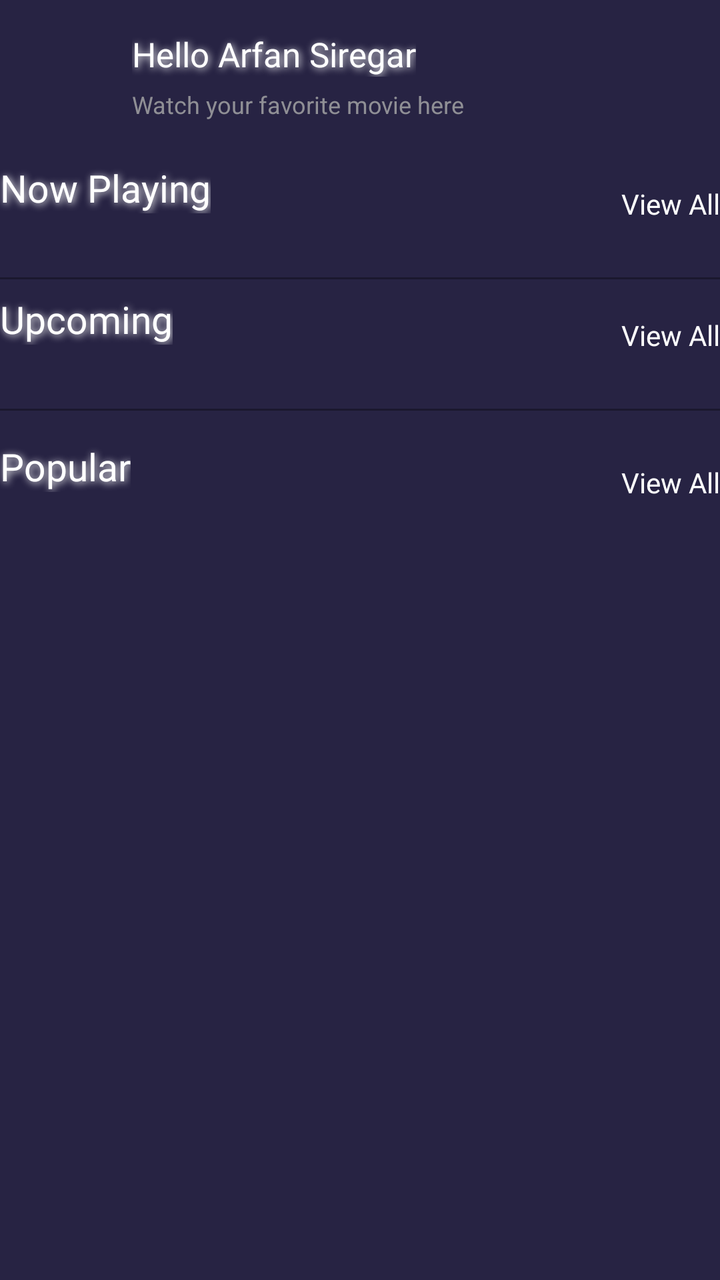
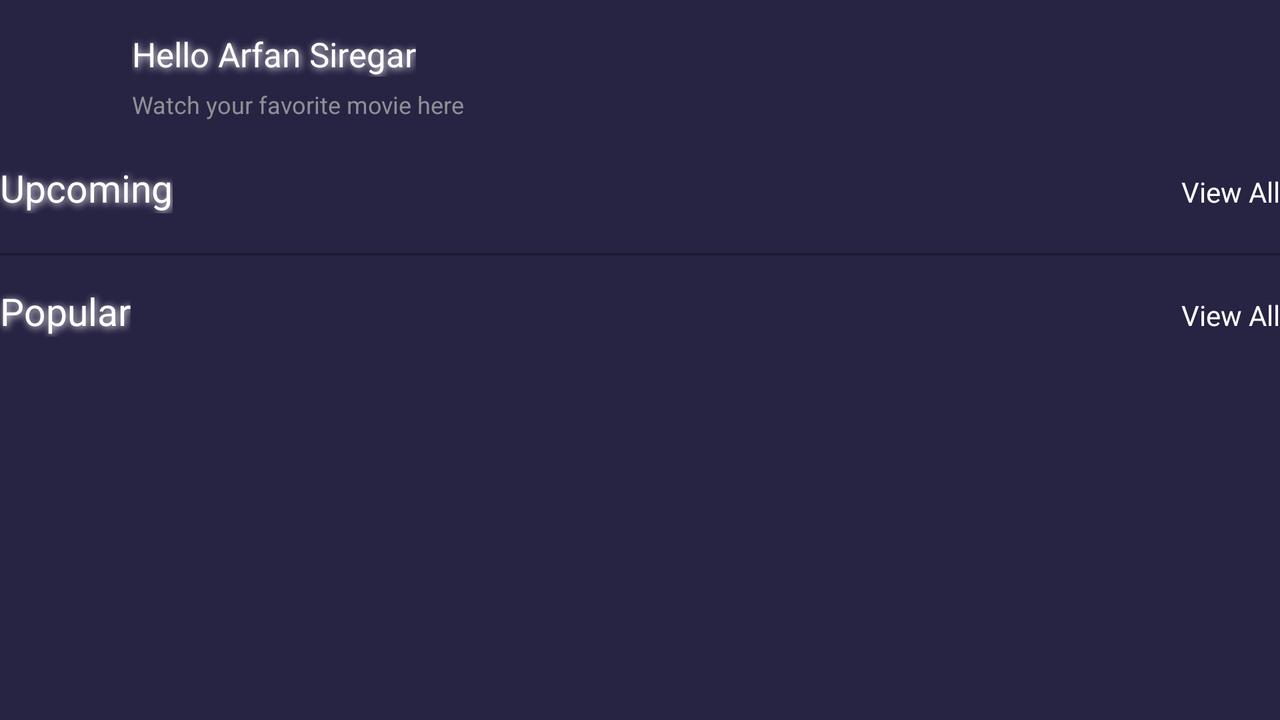

An Android layout and its configuration variant, each rendered on a device that would load it. The default file and the variant file are quoted in full after the pictures.
<!-- AndroidManifest.xml: activity theme Theme.KreditPlusAndroidAssessment.NoActionBar -->
<!-- res/layout/fragment_home.xml -->
<?xml version="1.0" encoding="utf-8"?>
<androidx.constraintlayout.widget.ConstraintLayout xmlns:android="http://schemas.android.com/apk/res/android"
    xmlns:tools="http://schemas.android.com/tools"
    android:layout_width="match_parent"
    android:layout_height="match_parent"
    android:background="@color/dark"
    xmlns:app="http://schemas.android.com/apk/res-auto"
    tools:context=".presentation.home.ui.home.fragment.HomeFragment">

    <com.google.android.material.imageview.ShapeableImageView
        android:id="@+id/iv_profile"
        android:layout_width="42dp"
        android:layout_height="42dp"
        android:layout_marginStart="8dp"
        android:scaleType="centerCrop"
        app:layout_constraintBottom_toTopOf="@+id/guideline3"
        app:layout_constraintStart_toStartOf="parent"
        app:layout_constraintTop_toTopOf="parent"
        app:shapeAppearanceOverlay="@style/circle_rounded"
        app:srcCompat="@drawable/iv_user"
        app:strokeColor="@color/white"
        app:strokeWidth="@null" />

    <TextView
        android:id="@+id/tv_Title"
        android:layout_width="wrap_content"
        android:layout_height="wrap_content"
        android:layout_marginStart="16dp"
        android:fontFamily="@font/source_sans_pro_bold"
        android:shadowColor="@color/white"
        android:shadowDx="2"
        android:shadowDy="2"
        android:shadowRadius="9"
        android:text="Hello Arfan Siregar"
        android:textColor="@color/white"
        android:textSize="17sp"
        app:layout_constraintStart_toEndOf="@+id/iv_profile"
        app:layout_constraintTop_toTopOf="@+id/iv_profile" />

    <TextView
        android:id="@+id/tv_subtitle"
        android:layout_width="wrap_content"
        android:layout_height="wrap_content"
        android:layout_marginTop="8dp"
        android:alpha="0.8"
        android:text="Watch your favorite movie here"
        android:textColor="@android:color/darker_gray"
        android:textSize="12sp"
        app:layout_constraintBottom_toBottomOf="@+id/iv_profile"
        app:layout_constraintStart_toStartOf="@+id/tv_Title"
        app:layout_constraintTop_toBottomOf="@+id/tv_Title" />

    <ImageView
        android:id="@+id/iv_notification"
        android:layout_width="wrap_content"
        android:layout_height="wrap_content"
        android:layout_marginEnd="24dp"
        app:layout_constraintBottom_toBottomOf="@+id/iv_profile"
        app:layout_constraintEnd_toEndOf="parent"
        app:layout_constraintTop_toTopOf="@+id/iv_profile"
        app:srcCompat="@drawable/ic_notification" />

    <androidx.core.widget.NestedScrollView
        android:layout_width="match_parent"
        android:layout_height="0dp"
        app:layout_constraintBottom_toBottomOf="parent"
        app:layout_constraintEnd_toEndOf="parent"
        app:layout_constraintStart_toStartOf="parent"
        app:layout_constraintTop_toTopOf="@+id/guideline3">

        <androidx.constraintlayout.widget.ConstraintLayout
            android:layout_width="match_parent"
            android:layout_height="match_parent"
            android:paddingBottom="24dp">

            <TextView
                android:id="@+id/tv_now_playing_all"
                android:layout_width="wrap_content"
                android:layout_height="wrap_content"
                android:layout_marginTop="8dp"
                android:fontFamily="@font/source_sans_pro_bold"
                android:shadowColor="@color/white"
                android:shadowDx="2"
                android:shadowDy="2"
                android:shadowRadius="9"
                android:text="Now Playing"
                android:textColor="@color/white"
                android:textSize="19sp"
                app:layout_constraintStart_toStartOf="parent"
                app:layout_constraintTop_toTopOf="parent" />

            <TextView
                android:id="@+id/tv_now_playing_view_all"
                android:layout_width="wrap_content"
                android:layout_height="wrap_content"
                android:fontFamily="@font/source_sans_pro"
                android:text="View All"
                android:textColor="@color/white"
                android:textSize="14dp"
                app:layout_constraintBottom_toTopOf="@+id/rv_now_playing"
                app:layout_constraintEnd_toEndOf="parent"
                app:layout_constraintTop_toTopOf="@+id/tv_now_playing_all" />

            <androidx.recyclerview.widget.RecyclerView
                android:id="@+id/rv_now_playing"
                android:layout_width="match_parent"
                android:layout_height="wrap_content"
                android:layout_marginTop="16dp"
                android:orientation="horizontal"
                app:layoutManager="androidx.recyclerview.widget.LinearLayoutManager"
                app:layout_constraintEnd_toEndOf="parent"
                app:layout_constraintStart_toStartOf="parent"
                app:layout_constraintTop_toBottomOf="@+id/tv_now_playing_all" />

            <View
                android:id="@+id/v_zero"
                android:layout_width="match_parent"
                android:layout_height="1dp"
                android:layout_marginTop="16dp"
                android:alpha="0.3"
                android:background="@color/black"
                app:layout_constraintEnd_toEndOf="parent"
                app:layout_constraintStart_toStartOf="parent"
                app:layout_constraintTop_toBottomOf="@id/rv_now_playing" />

            <TextView
                android:id="@+id/tv_all"
                android:layout_width="wrap_content"
                android:layout_height="wrap_content"
                android:layout_marginTop="8dp"
                android:fontFamily="@font/source_sans_pro_bold"
                android:shadowColor="@color/white"
                android:shadowDx="2"
                android:shadowDy="2"
                android:shadowRadius="9"
                android:text="Upcoming"
                android:textColor="@color/white"
                android:textSize="19sp"
                app:layout_constraintStart_toStartOf="parent"
                app:layout_constraintTop_toTopOf="@+id/v_zero"
                />

            <TextView
                android:id="@+id/tv_upcoming_view_all"
                android:layout_width="wrap_content"
                android:layout_height="wrap_content"
                android:fontFamily="@font/source_sans_pro"
                android:text="View All"
                android:textColor="@color/white"
                android:textSize="14dp"
                app:layout_constraintBottom_toTopOf="@+id/rv_upcoming"
                app:layout_constraintEnd_toEndOf="parent"
                app:layout_constraintTop_toTopOf="@+id/tv_all" />

            <androidx.recyclerview.widget.RecyclerView
                android:id="@+id/rv_upcoming"
                android:layout_width="match_parent"
                android:layout_height="wrap_content"
                android:layout_marginTop="16dp"
                android:orientation="horizontal"
                app:layoutManager="androidx.recyclerview.widget.LinearLayoutManager"
                app:layout_constraintEnd_toEndOf="parent"
                app:layout_constraintStart_toStartOf="parent"
                app:layout_constraintTop_toBottomOf="@+id/tv_all" />

            <View
                android:id="@+id/v_one"
                android:layout_width="match_parent"
                android:layout_height="1dp"
                android:layout_marginTop="16dp"
                android:alpha="0.3"
                android:background="@color/black"
                app:layout_constraintEnd_toEndOf="parent"
                app:layout_constraintStart_toStartOf="parent"
                app:layout_constraintTop_toBottomOf="@id/rv_upcoming" />

            <TextView
                android:id="@+id/tv_Popular"
                android:layout_width="wrap_content"
                android:layout_height="wrap_content"
                android:layout_marginTop="16dp"
                android:fontFamily="@font/source_sans_pro_bold"
                android:shadowColor="@color/white"
                android:shadowDx="2"
                android:shadowDy="2"
                android:shadowRadius="9"
                android:text="Popular"
                android:textColor="@color/white"
                android:textSize="19dp"
                app:layout_constraintStart_toStartOf="parent"
                app:layout_constraintTop_toTopOf="@+id/v_one" />

            <TextView
                android:id="@+id/tv_popular_view_all"
                android:layout_width="wrap_content"
                android:layout_height="wrap_content"
                android:fontFamily="@font/source_sans_pro"
                android:text="View All"
                android:textColor="@color/white"
                android:textSize="14dp"
                app:layout_constraintBottom_toTopOf="@+id/rv_popular"
                app:layout_constraintEnd_toEndOf="parent"
                app:layout_constraintTop_toTopOf="@+id/tv_Popular" />

            <androidx.recyclerview.widget.RecyclerView
                android:id="@+id/rv_popular"
                android:layout_width="match_parent"
                android:layout_height="wrap_content"
                android:layout_marginTop="16dp"
                android:orientation="horizontal"
                app:layoutManager="androidx.recyclerview.widget.LinearLayoutManager"
                app:layout_constraintEnd_toEndOf="parent"
                app:layout_constraintStart_toStartOf="parent"
                app:layout_constraintTop_toBottomOf="@+id/tv_Popular" />

        </androidx.constraintlayout.widget.ConstraintLayout>

    </androidx.core.widget.NestedScrollView>

    <androidx.constraintlayout.widget.Guideline
        android:id="@+id/guideline3"
        android:layout_width="wrap_content"
        android:layout_height="wrap_content"
        android:orientation="horizontal"
        app:layout_constraintGuide_begin="73dp" />

    <ProgressBar
        android:id="@+id/pb_laoding"
        android:layout_width="wrap_content"
        android:layout_height="wrap_content"
        android:visibility="gone"
        app:layout_constraintBottom_toBottomOf="parent"
        app:layout_constraintEnd_toEndOf="parent"
        app:layout_constraintStart_toStartOf="parent"
        app:layout_constraintTop_toTopOf="parent" />

</androidx.constraintlayout.widget.ConstraintLayout>
<!-- resources referenced by this layout -->
<resources>
  <color name="black">#FF000000</color>
  <color name="dark">#272343</color>
  <color name="white">#FFFFFFFF</color>
  <style name="circle_rounded">
          <item name="cornerSize">50%</item>
      </style>
  <style name="Theme.KreditPlusAndroidAssessment.NoActionBar">
          <item name="windowActionBar">false</item>
          <item name="windowNoTitle">true</item>
      </style>
</resources>
<!-- res/layout-w600dp/fragment_home.xml (the repository's variant of the layout above) -->
<!-- drawn on the phone turned sideways -->
<?xml version="1.0" encoding="utf-8"?>
<androidx.constraintlayout.widget.ConstraintLayout xmlns:android="http://schemas.android.com/apk/res/android"
    xmlns:tools="http://schemas.android.com/tools"
    android:layout_width="match_parent"
    android:layout_height="match_parent"
    android:background="@color/dark"
    xmlns:app="http://schemas.android.com/apk/res-auto"
    tools:context=".presentation.home.ui.home.fragment.HomeFragment">

    <com.google.android.material.imageview.ShapeableImageView
        android:id="@+id/iv_profile"
        android:layout_width="42dp"
        android:layout_height="42dp"
        android:layout_marginStart="8dp"
        android:scaleType="centerCrop"
        app:layout_constraintBottom_toTopOf="@+id/guideline3"
        app:layout_constraintStart_toStartOf="parent"
        app:layout_constraintTop_toTopOf="parent"
        app:shapeAppearanceOverlay="@style/circle_rounded"
        app:srcCompat="@drawable/iv_user"
        app:strokeColor="@color/white"
        app:strokeWidth="@null" />

    <TextView
        android:id="@+id/tv_Title"
        android:layout_width="wrap_content"
        android:layout_height="wrap_content"
        android:layout_marginStart="16dp"
        android:fontFamily="@font/source_sans_pro_bold"
        android:shadowColor="@color/white"
        android:shadowDx="2"
        android:shadowDy="2"
        android:shadowRadius="9"
        android:text="Hello Arfan Siregar"
        android:textColor="@color/white"
        android:textSize="17sp"
        app:layout_constraintStart_toEndOf="@+id/iv_profile"
        app:layout_constraintTop_toTopOf="@+id/iv_profile" />

    <TextView
        android:id="@+id/tv_subtitle"
        android:layout_width="wrap_content"
        android:layout_height="wrap_content"
        android:layout_marginTop="8dp"
        android:alpha="0.8"
        android:text="Watch your favorite movie here"
        android:textColor="@android:color/darker_gray"
        android:textSize="12sp"
        app:layout_constraintBottom_toBottomOf="@+id/iv_profile"
        app:layout_constraintStart_toStartOf="@+id/tv_Title"
        app:layout_constraintTop_toBottomOf="@+id/tv_Title" />

    <ImageView
        android:id="@+id/iv_notification"
        android:layout_width="wrap_content"
        android:layout_height="wrap_content"
        android:layout_marginEnd="24dp"
        app:layout_constraintBottom_toBottomOf="@+id/iv_profile"
        app:layout_constraintEnd_toEndOf="parent"
        app:layout_constraintTop_toTopOf="@+id/iv_profile"
        app:srcCompat="@drawable/ic_notification" />

    <androidx.core.widget.NestedScrollView
        android:layout_width="match_parent"
        android:layout_height="0dp"
        app:layout_constraintBottom_toBottomOf="parent"
        app:layout_constraintEnd_toEndOf="parent"
        app:layout_constraintStart_toStartOf="parent"
        app:layout_constraintTop_toTopOf="@+id/guideline3">

        <androidx.constraintlayout.widget.ConstraintLayout
            android:layout_width="match_parent"
            android:layout_height="match_parent"
            android:paddingBottom="24dp">

            <TextView
                android:id="@+id/tv_all"
                android:layout_width="wrap_content"
                android:layout_height="wrap_content"
                android:layout_marginTop="8dp"
                android:fontFamily="@font/source_sans_pro_bold"
                android:shadowColor="@color/white"
                android:shadowDx="2"
                android:shadowDy="2"
                android:shadowRadius="9"
                android:text="Upcoming"
                android:textColor="@color/white"
                android:textSize="19sp"
                app:layout_constraintStart_toStartOf="parent"
                app:layout_constraintTop_toTopOf="parent" />

            <TextView
                android:id="@+id/tv_upcoming_view_all"
                android:layout_width="wrap_content"
                android:layout_height="wrap_content"
                android:fontFamily="@font/source_sans_pro"
                android:text="View All"
                android:textColor="@color/white"
                android:textSize="14dp"
                app:layout_constraintBottom_toTopOf="@+id/rv_upcoming"
                app:layout_constraintEnd_toEndOf="parent"
                app:layout_constraintTop_toTopOf="@+id/tv_all" />

            <androidx.recyclerview.widget.RecyclerView
                android:id="@+id/rv_upcoming"
                android:layout_width="match_parent"
                android:layout_height="wrap_content"
                android:layout_marginTop="4dp"
                android:orientation="horizontal"
                app:layoutManager="androidx.recyclerview.widget.LinearLayoutManager"
                app:layout_constraintEnd_toEndOf="parent"
                app:layout_constraintStart_toStartOf="parent"
                app:layout_constraintTop_toBottomOf="@+id/tv_all" />

            <View
                android:id="@+id/v_one"
                android:layout_width="match_parent"
                android:layout_height="1dp"
                android:layout_marginTop="16dp"
                android:alpha="0.3"
                android:background="@color/black"
                app:layout_constraintEnd_toEndOf="parent"
                app:layout_constraintStart_toStartOf="parent"
                app:layout_constraintTop_toBottomOf="@id/rv_upcoming" />

            <TextView
                android:id="@+id/tv_Popular"
                android:layout_width="wrap_content"
                android:layout_height="wrap_content"
                android:layout_marginTop="16dp"
                android:fontFamily="@font/source_sans_pro_bold"
                android:shadowColor="@color/white"
                android:shadowDx="2"
                android:shadowDy="2"
                android:shadowRadius="9"
                android:text="Popular"
                android:textColor="@color/white"
                android:textSize="19dp"
                app:layout_constraintStart_toStartOf="parent"
                app:layout_constraintTop_toTopOf="@+id/v_one" />

            <TextView
                android:id="@+id/tv_popular_view_all"
                android:layout_width="wrap_content"
                android:layout_height="wrap_content"
                android:fontFamily="@font/source_sans_pro"
                android:text="View All"
                android:textColor="@color/white"
                android:textSize="14dp"
                app:layout_constraintBottom_toTopOf="@+id/rv_popular"
                app:layout_constraintEnd_toEndOf="parent"
                app:layout_constraintTop_toTopOf="@+id/tv_Popular" />

            <androidx.recyclerview.widget.RecyclerView
                android:id="@+id/rv_popular"
                android:layout_width="match_parent"
                android:layout_height="wrap_content"
                android:layout_marginTop="4dp"
                android:orientation="horizontal"
                app:layoutManager="androidx.recyclerview.widget.LinearLayoutManager"
                app:layout_constraintEnd_toEndOf="parent"
                app:layout_constraintStart_toStartOf="parent"
                app:layout_constraintTop_toBottomOf="@+id/tv_Popular" />

        </androidx.constraintlayout.widget.ConstraintLayout>

    </androidx.core.widget.NestedScrollView>

    <androidx.constraintlayout.widget.Guideline
        android:id="@+id/guideline3"
        android:layout_width="wrap_content"
        android:layout_height="wrap_content"
        android:orientation="horizontal"
        app:layout_constraintGuide_begin="73dp" />

    <ProgressBar
        android:id="@+id/pb_laoding"
        android:layout_width="wrap_content"
        android:layout_height="wrap_content"
        android:visibility="gone"
        app:layout_constraintBottom_toBottomOf="parent"
        app:layout_constraintEnd_toEndOf="parent"
        app:layout_constraintStart_toStartOf="parent"
        app:layout_constraintTop_toTopOf="parent" />

    </androidx.constraintlayout.widget.ConstraintLayout>
